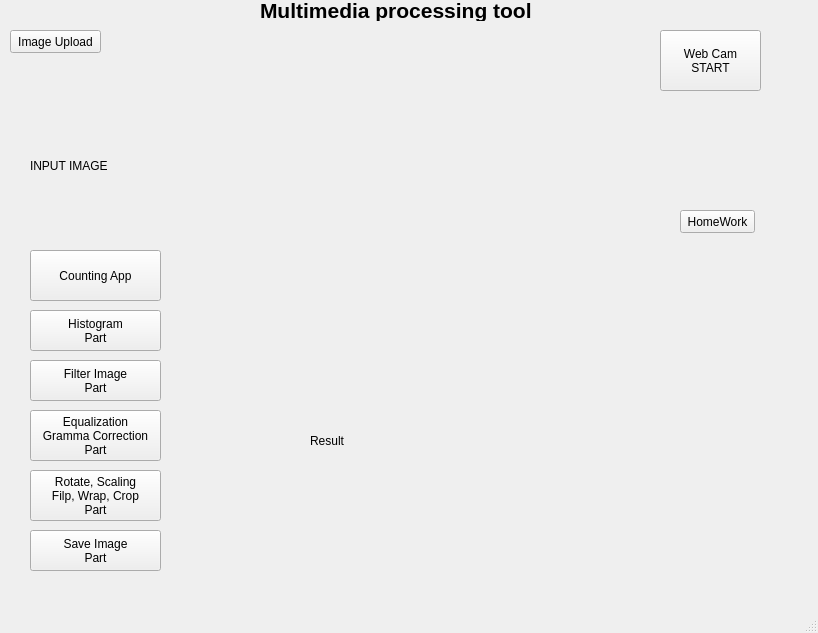
<?xml version="1.0" encoding="UTF-8"?>
<ui version="4.0">
 <class>MainWindow</class>
 <widget class="QMainWindow" name="MainWindow">
  <property name="geometry">
   <rect>
    <x>0</x>
    <y>0</y>
    <width>818</width>
    <height>633</height>
   </rect>
  </property>
  <property name="windowTitle">
   <string>MainWindow</string>
  </property>
  <widget class="QWidget" name="centralwidget">
   <widget class="QLabel" name="label">
    <property name="geometry">
     <rect>
      <x>260</x>
      <y>0</y>
      <width>281</width>
      <height>21</height>
     </rect>
    </property>
    <property name="font">
     <font>
      <family>Arial</family>
      <pointsize>16</pointsize>
      <weight>75</weight>
      <bold>true</bold>
     </font>
    </property>
    <property name="text">
     <string>Multimedia processing tool</string>
    </property>
   </widget>
   <widget class="QPushButton" name="equalizationPart">
    <property name="geometry">
     <rect>
      <x>30</x>
      <y>410</y>
      <width>131</width>
      <height>51</height>
     </rect>
    </property>
    <property name="text">
     <string>Equalization
Gramma Correction
Part</string>
    </property>
   </widget>
   <widget class="QPushButton" name="rotatePart">
    <property name="geometry">
     <rect>
      <x>30</x>
      <y>470</y>
      <width>131</width>
      <height>51</height>
     </rect>
    </property>
    <property name="text">
     <string>Rotate, Scaling
Filp, Wrap, Crop
Part</string>
    </property>
   </widget>
   <widget class="QPushButton" name="saveImgePart">
    <property name="geometry">
     <rect>
      <x>30</x>
      <y>530</y>
      <width>131</width>
      <height>41</height>
     </rect>
    </property>
    <property name="text">
     <string>Save Image
Part</string>
    </property>
   </widget>
   <widget class="QPushButton" name="histogramPart">
    <property name="geometry">
     <rect>
      <x>30</x>
      <y>310</y>
      <width>131</width>
      <height>41</height>
     </rect>
    </property>
    <property name="text">
     <string>Histogram
Part</string>
    </property>
   </widget>
   <widget class="QPushButton" name="filterPart">
    <property name="geometry">
     <rect>
      <x>30</x>
      <y>360</y>
      <width>131</width>
      <height>41</height>
     </rect>
    </property>
    <property name="text">
     <string>Filter Image
Part</string>
    </property>
   </widget>
   <widget class="QPushButton" name="uploadBtn">
    <property name="geometry">
     <rect>
      <x>10</x>
      <y>30</y>
      <width>91</width>
      <height>23</height>
     </rect>
    </property>
    <property name="text">
     <string>Image Upload</string>
    </property>
   </widget>
   <widget class="QLabel" name="input_view">
    <property name="geometry">
     <rect>
      <x>30</x>
      <y>60</y>
      <width>321</width>
      <height>211</height>
     </rect>
    </property>
    <property name="text">
     <string>INPUT IMAGE</string>
    </property>
   </widget>
   <widget class="QLabel" name="result_view">
    <property name="geometry">
     <rect>
      <x>310</x>
      <y>300</y>
      <width>461</width>
      <height>281</height>
     </rect>
    </property>
    <property name="text">
     <string>Result</string>
    </property>
   </widget>
   <widget class="QPushButton" name="webCamBtn">
    <property name="geometry">
     <rect>
      <x>660</x>
      <y>30</y>
      <width>101</width>
      <height>61</height>
     </rect>
    </property>
    <property name="text">
     <string>Web Cam
START</string>
    </property>
   </widget>
   <widget class="QPushButton" name="homework">
    <property name="geometry">
     <rect>
      <x>680</x>
      <y>210</y>
      <width>75</width>
      <height>23</height>
     </rect>
    </property>
    <property name="text">
     <string>HomeWork</string>
    </property>
   </widget>
   <widget class="QPushButton" name="yolov5Btn">
    <property name="geometry">
     <rect>
      <x>30</x>
      <y>250</y>
      <width>131</width>
      <height>51</height>
     </rect>
    </property>
    <property name="text">
     <string>Counting App</string>
    </property>
   </widget>
  </widget>
  <widget class="QMenuBar" name="menubar">
   <property name="geometry">
    <rect>
     <x>0</x>
     <y>0</y>
     <width>818</width>
     <height>21</height>
    </rect>
   </property>
  </widget>
  <widget class="QStatusBar" name="statusbar"/>
 </widget>
 <resources/>
 <connections/>
</ui>
